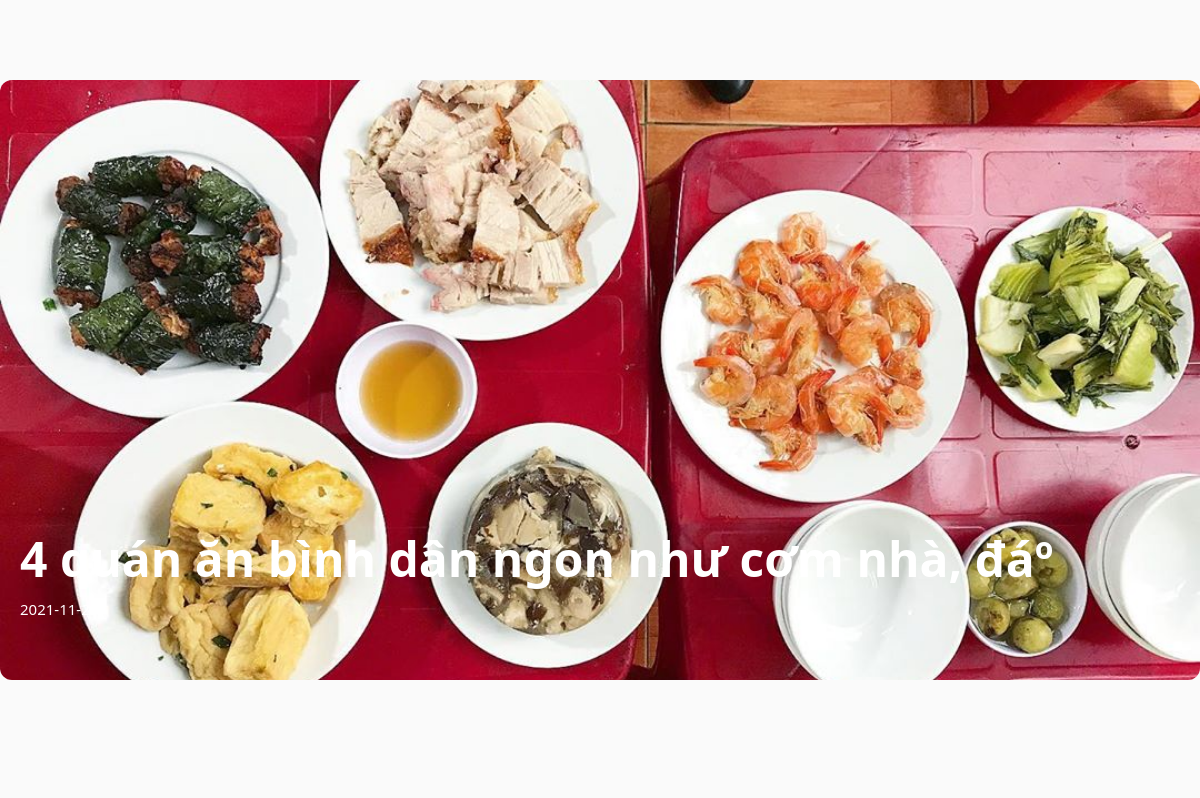
Screenshot of /tin_tuc/slider_news.php with the database file from the repository.
### tables this page shows
CREATE TABLE `tin_tuc` (
  `ma_tin` int(11) NOT NULL,
  `ten_tin` varchar(2255) NOT NULL,
  `anh_tin` varchar(255) NOT NULL,
  `gioi_thieu` text NOT NULL,
  `ngay_tin` date NOT NULL
);

### database/database.php (called while the page is built, shortened)
<?php
class database
{
   public $conn;
   public function connect()
   {
      try {
         $this->conn = new PDO("mysql:host=localhost;dbname=du_an1; charset=utf8", "root", "");
         $this->conn->setAttribute(PDO::ATTR_ERRMODE, PDO::ERRMODE_EXCEPTION);
      } catch (PDOException $error) {
         echo "lỗi kết nối:" . $error->getMessage();
      }
   }
   public function select_all($sql_all)
   {
      try {
         $stmt = $this->conn->prepare($sql_all);
         $stmt->execute();
         $result = $stmt->fetchAll(PDO::FETCH_ASSOC);
         return $result;
      } catch (PDOException $error) {
         echo "lỗi kết nối:" . $error->getMessage();
      } finally {
         unset($conn);
      }
   }
}

### class/class.php (called while the page is built, shortened)
<?php
include_once "../database/database.php";
class user_class
{
    public $controll;
    public function __construct()
    {
        $this->controll = new database();
    }
    public function show_tintuclimit()
    {
        $show_tintuctm = "SELECT * FROM tin_tuc ORDER BY ngay_tin DESC LIMIT 4";
        $result = $this->controll->select_all($show_tintuctm);
        return $result;
    }
}

### tin_tuc/slider_news.php (the view, shortened to what this page needs)
<?php include_once "../class/class.php"; ?>
<?php
$list_product = new user_class();
?>
<!DOCTYPE html>
<html lang="en">
<head>
    <link rel="stylesheet" href="https://cdnjs.cloudflare.com/ajax/libs/font-awesome/5.15.3/css/all.min.css">
    <link rel="stylesheet" type="text/css" href="https://cdn.jsdelivr.net/npm/slick-carousel@1.8.1/slick/slick.css" />
    <link rel="stylesheet" href="../css/slider_news.css">
</head>
<body>
<div class="slide-show">
        <div class="container">
            <div class="news-slider">
            <?php
                $users = $list_product->show_tintuclimit();
                foreach ($users as $row) {
            ?>
                        <div class="news-item-slider">
                            <div class="news-img-slider">
                            <a href="chitiet_tt.php?chitiet_tt=<?php echo $row['ma_tin']; ?>"><img src="../img/anh_tt/<?php echo $row['anh_tin']; ?>" alt=""></a>
                            </div>
                            <div class="news-content-slider">
                                <h3><?php echo substr($row['ten_tin'], 0, 50); ?></h3>
                                <time><?php echo $row['ngay_tin'] ?></time>
                            </div>
                        </div>
            <?php } ?>
                    </div>
                </div>
    </div>
</body>
</html>

### css/slider_news.css (style rules this page uses)
* { margin: 0; padding: 0; box-sizing: border-box; font-family: "Segoe UI", Tahoma, Geneva, Verdana, sans-serif; outline: none; }
body { background-color: #fafafa; }
.container { max-width: 1200px; margin: auto; z-index: 1; }
.slide-show { margin-top: 80px; }
.news-img-slider img { width: 1200px; height: 600px; object-fit: cover; border-radius: 12px; }
.news-content-slider { position: relative; top: -150px; left: 20px; color: white; }
.news-content-slider h3 { font-size: 48px; line-height: 58px; padding-bottom: 10px; }
.news-content-slider time { font-size: 15px; }

### rows the page displays
tin_tuc: anh_tin (picture), ten_tin "4 quán ăn bình dân ngon như cơm nhà, đáº", ngay_tin "2021-11-29"
